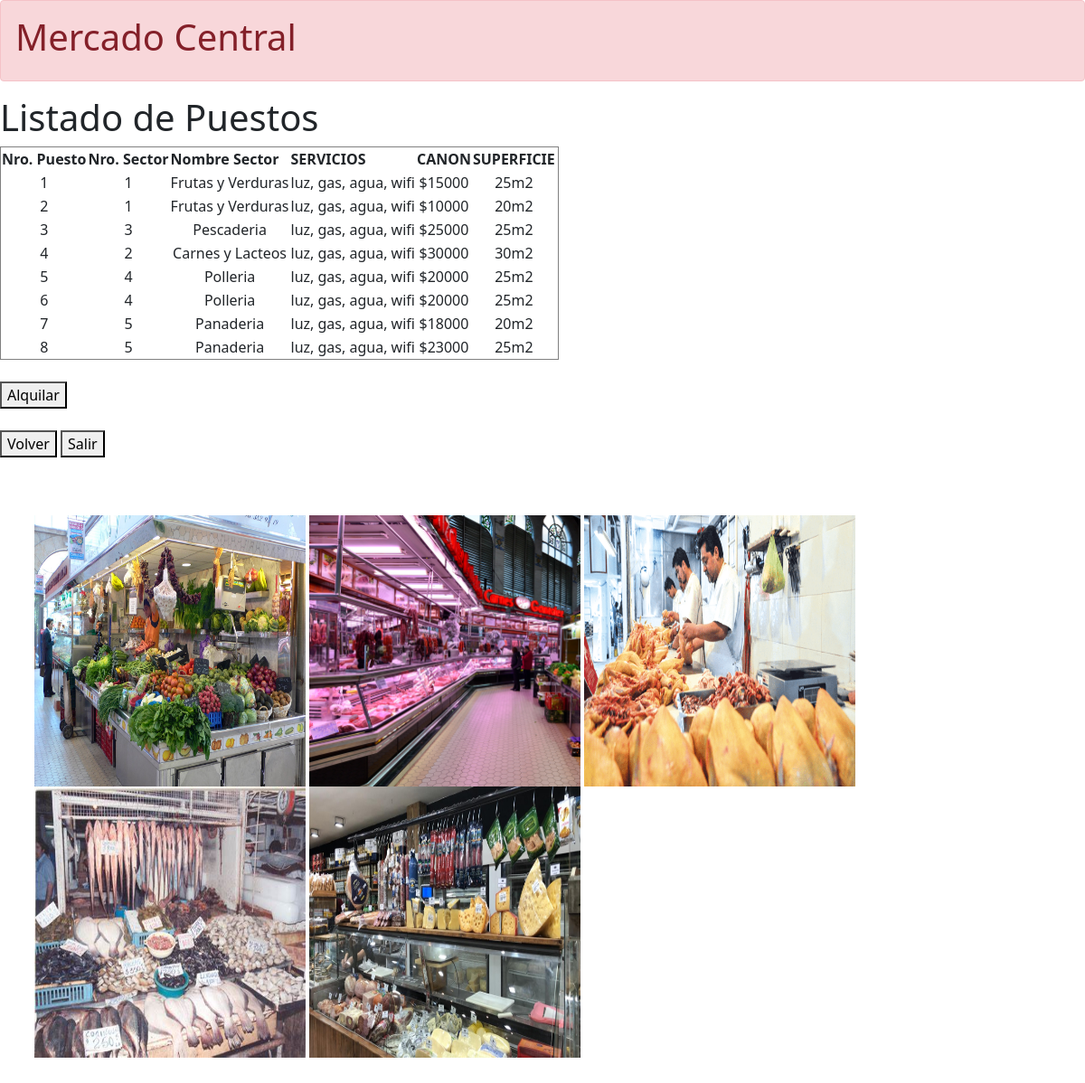
Screenshot of /clientes/index_puestos.php with the database file from the repository.
### tables this page shows
CREATE TABLE `puestos` (
  `id_puesto` int(255) NOT NULL,
  `id_sector` int(11) DEFAULT NULL,
  `numero` varchar(100) NOT NULL,
  `numeroSector` int(11) DEFAULT NULL,
  `ubicacion` varchar(50) NOT NULL,
  `servicios` varchar(100) NOT NULL,
  `canon` varchar(50) NOT NULL,
  `superficie` varchar(50) NOT NULL,
  PRIMARY KEY (`id_puesto`),
  KEY `fk_puestosSector_idx` (`numeroSector`),
  KEY `fk_puestosSectores_idx` (`id_sector`),
  CONSTRAINT `fk_puestosSectores` FOREIGN KEY (`id_sector`) REFERENCES `sectores` (`id_sector`) ON DELETE NO ACTION ON UPDATE NO ACTION
);

### clientes/index_puestos.php (the view, shortened to what this page needs)
<?php
require("../conexion/conexion.php");
?>
<!DOCTYPE html>
<html>
<head>
	<link href="https://cdn.jsdelivr.net/npm/bootstrap@5.1.3/dist/css/bootstrap.min.css" rel="stylesheet">
	<link rel = "stylesheet" href = "estilos.css">
</head>
<body>
		<div class="alert alert-danger" role="alert">
    		<h1>Mercado Central</h1>
  		</div>
		<h1>Listado de Puestos </h1>
	<?php
		$sql = 'select * from puestos';
		$resultado = mysqli_query($conn,$sql);
	?>
	<div>
		<table border="1">
			<thead>
				<tr>
					<th>Nro. Puesto</th>
					<th>Nro. Sector</th>
					<th>Nombre Sector</th>
					<th>SERVICIOS</th>
					<th>CANON</th>
					<th>SUPERFICIE</th>
				</tr>
			</thead>
			<tbody>
				<?php
					while($filas = mysqli_fetch_assoc($resultado)){
				?>
				<tr>
					<td align="center"><?php echo $filas['numero'] ?></td>
					<td align="center"><?php echo $filas['numeroSector'] ?></td>
					<td align="center"><?php echo $filas['ubicacion'] ?></td>
					<td align="center"><?php echo $filas['servicios'] ?></td>
					<td align="center">$<?php echo $filas['canon'] ?></td>
					<td align="center"><?php echo $filas['superficie'] ?>m2</td>
					<td>
                        </td>
				</tr>
				<?php
					}
				?>
			</tbody>
		</table>
		<br>
		<button onclick="window.location.href='index_formularioCliente.php'">Alquilar</button><br>
		<br>
        <button onclick="window.location.href='./index_sectores.php'">Volver</button>
		<button onclick="window.location.href='../cerrar_sesion.php'">Salir</button>
	</div><br>
			<div class="contenedor">
        		<div class="card-body1">
					<div class="contenedor-fotoPortada">
          			<img src="../imagenes/frutasVerduras.jpg" height="300" width="300"/>
          			<img src="../imagenes/carniceria.jpg" height="300" width="300"/>
          			<img src="../imagenes/polleria.jpg" height="300" width="300"/>
          			<img src="../imagenes/pescaderia.jpg" height="300" width="300"/>
          			<img src="../imagenes/fiambreria.jpg" height="300" width="300"/>
				</div>
        	</div>
	</body>
</html>

### estilos.css (style rules this page uses)
.contenedor { width: 90%; max-width: 1200px; margin-left: 10mm; padding: 40px 0; display:flex; gap:100px; }

### rows the page displays
puestos: numero "1", numeroSector "1", ubicacion "Frutas y Verduras", servicios "luz, gas, agua, wifi", canon "15000", superficie "25"
puestos: numero "2", numeroSector "1", ubicacion "Frutas y Verduras", servicios "luz, gas, agua, wifi", canon "10000", superficie "20"
puestos: numero "3", numeroSector "3", ubicacion "Pescaderia", servicios "luz, gas, agua, wifi", canon "25000", superficie "25"
puestos: numero "4", numeroSector "2", ubicacion "Carnes y Lacteos", servicios "luz, gas, agua, wifi", canon "30000", superficie "30"
puestos: numero "5", numeroSector "4", ubicacion "Polleria", servicios "luz, gas, agua, wifi", canon "20000", superficie "25"
puestos: numero "6", numeroSector "4", ubicacion "Polleria", servicios "luz, gas, agua, wifi", canon "20000", superficie "25"
puestos: numero "7", numeroSector "5", ubicacion "Panaderia", servicios "luz, gas, agua, wifi", canon "18000", superficie "20"
puestos: numero "8", numeroSector "5", ubicacion "Panaderia", servicios "luz, gas, agua, wifi", canon "23000", superficie "25"
